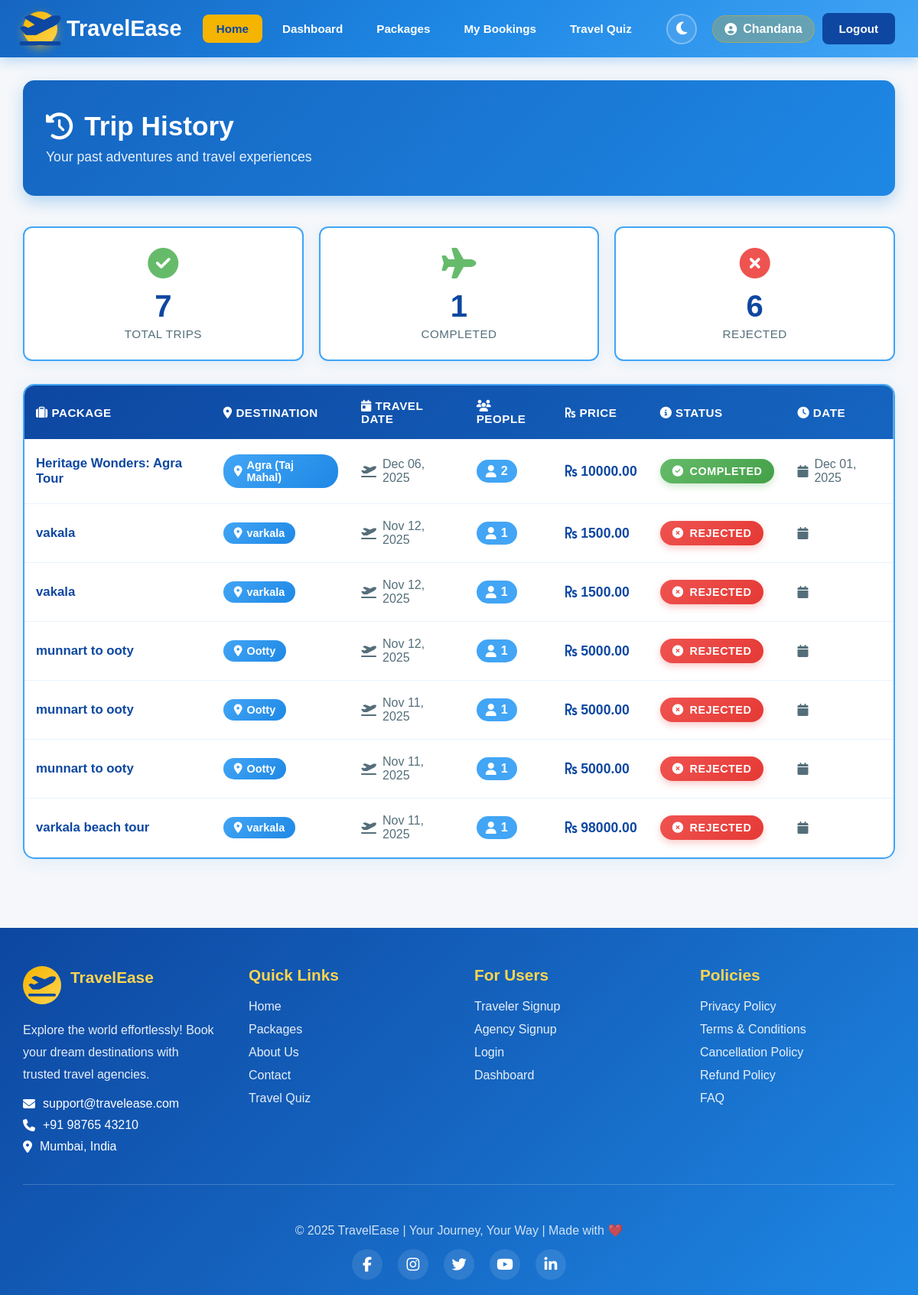
The app's page /history (signed in) with its own data.
### travelers/models.py (models this page shows, shortened)
class User(AbstractUser):
    USER_TYPE_CHOICES = (
        ('traveler', 'Traveler'),
        ('agency', 'Agency'),
        ('app_admin', 'App Admin'),
    )
    user_type = models.CharField(max_length=20, choices=USER_TYPE_CHOICES, default='traveler')
    is_traveler = models.BooleanField(default=False)
    is_agency = models.BooleanField(default=False)
    is_app_admin = models.BooleanField(default=False)

### agency/models.py (models this page shows, shortened)
class Booking(models.Model):
    traveler = models.ForeignKey(settings.AUTH_USER_MODEL, on_delete=models.CASCADE)
    package = models.ForeignKey(Travelpackage, on_delete=models.CASCADE)
    booking_date = models.DateTimeField(auto_now_add=True)
    travel_date = models.DateField(default=timezone.now)
    number_of_people = models.PositiveIntegerField(default=1)
    rejected_at = models.DateTimeField(null=True, blank=True)
    completed_at = models.DateTimeField(null=True, blank=True)
    status = models.CharField(max_length=20, choices=[
        ('Pending', 'Pending'),
        ('Confirmed', 'Confirmed'),
        ('Rejected', 'Rejected'),
        ('Paid', 'Paid'),
        ('Checked-In', 'Checked-In'),
        ('Completed', 'Completed'),
    ], default='Pending')
    razorpay_order_id = models.CharField(max_length=255, blank=True, null=True)

class Travelpackage(models.Model):
    agency = models.ForeignKey(AgencyProfile, on_delete=models.CASCADE, related_name='packages')
    destination = models.ForeignKey(Destination, on_delete=models.CASCADE, related_name='packages')
    package_name = models.CharField(max_length=150)
    price = models.DecimalField(max_digits=10, decimal_places=2)
    duration = models.CharField(max_length=50, help_text="e.g. 5 Days / 4 Nights")
    description = models.TextField()
    image = models.ImageField(upload_to='packages/', blank=True, null=True)
    created_at = models.DateTimeField(default=timezone.now)
    people_count=models.PositiveIntegerField(default=1)
    package_type = models.CharField(max_length=20, choices=PACKAGE_TYPES, null=True, blank=True)
    climate = models.CharField(max_length=50, blank=True, null=True)  # e.g. 'cold', 'warm', 'tropical'
    activity_type = models.CharField(max_length=50, blank=True, null=True)  # e.g. 'adventure', 'relaxation'

### app_admin/models.py (models this page shows, shortened)
class Destination(models.Model):
    name = models.CharField(max_length=200)
    description = models.TextField()
    image = models.ImageField(upload_to='destinations/')  # requires MEDIA setup
    location = models.CharField(max_length=200, blank=True)

### travelers/views.py (the view)
# urls.py: path('history',views.booking_history,name="booking_history"),
@login_required
def booking_history(request):
    history = Booking.objects.filter(
        traveler=request.user,
        status__in=["Completed", "Rejected"]
    ).order_by("-id")
    completed = history.filter(status="Completed")
    rejected = history.filter(status="Rejected")
    return render(request, 'travelers/history.html', {
        'history': history,
        'completed':completed,
        'rejected':rejected
        })

### templates/travelers/history.html (shortened to what this page needs)
{% extends 'base.html' %}
{% block content %}
<div class="history-header">
    <h2>
        <i class="fas fa-history"></i>
        Trip History
    </h2>
    <p>Your past adventures and travel experiences</p>
</div>
{% if history %}
    <div class="stats-container">
        <div class="stat-card completed">
            <div class="stat-icon">
                <i class="fas fa-check-circle"></i>
            </div>
            <div class="stat-number">{{ history|length }}</div>
            <div class="stat-label">Total Trips</div>
        </div>
        <div class="stat-card completed">
            <div class="stat-icon">
                <i class="fas fa-plane"></i>
            </div>
            <div class="stat-number">{{ completed|length }}</div>
            <div class="stat-label">Completed</div>
        </div>
        <div class="stat-card rejected">
            <div class="stat-icon">
                <i class="fas fa-times-circle"></i>
            </div>
            <div class="stat-number">{{ rejected|length }}</div>
            <div class="stat-label">Rejected</div>
        </div>
    </div>
    <div class="history-container">
        <div class="table-wrapper">
            <table class="history-table">
                <thead>
                    <tr>
                        <th><i class="fas fa-suitcase"></i> Package</th>
                        <th><i class="fas fa-map-marker-alt"></i> Destination</th>
                        <th><i class="fas fa-calendar-day"></i> Travel Date</th>
                        <th><i class="fas fa-users"></i> People</th>
                        <th><i class="fas fa-rupee-sign"></i> Price</th>
                        <th><i class="fas fa-info-circle"></i> Status</th>
                        <th><i class="fas fa-clock"></i> Date</th>
                    </tr>
                </thead>
                <tbody>
                    {% for booking in history %}
                    <tr>
                        <td data-label="Package">
                            <div class="package-name">{{ booking.package.package_name }}</div>
                        </td>
                        <td data-label="Destination">
                            <span class="destination-badge">
                                <i class="fas fa-location-dot"></i>
                                {{ booking.package.destination.name }}
                            </span>
                        </td>
                        <td data-label="Travel Date">
                            <div class="date-cell">
                                <i class="fas fa-plane-departure"></i>
                                {{ booking.travel_date|date:"M d, Y" }}
                            </div>
                        </td>
                        <td data-label="People">
                            <span class="people-badge">
                                <i class="fas fa-user"></i>
                                {{ booking.number_of_people }}
                            </span>
                        </td>
                        <td data-label="Price">
                            <div class="price-cell">
                                <i class="fas fa-rupee-sign"></i>
                                {{ booking.package.price }}
                            </div>
                        </td>
                        <td data-label="Status">
                            {% if booking.status == 'Completed' %}
                                <span class="status-badge status-completed">
                                    <i class="fas fa-check-circle"></i>
                                    Completed
                                </span>
                            {% else %}
                                <span class="status-badge status-rejected">
                                    <i class="fas fa-times-circle"></i>
                                    Rejected
                                </span>
                            {% endif %}
                        </td>
                        <td data-label="Date">
                            <div class="date-cell">
                                <i class="fas fa-calendar"></i>
                                {% if booking.completed_at %}
                                    {{ booking.completed_at|date:"M d, Y" }}
                                {% elif booking.rejected_at %}
                                    {{ booking.rejected_at|date:"M d, Y" }}
                                {% endif %}
                            </div>
                        </td>
                    </tr>
                    {% endfor %}
                </tbody>
            </table>
        </div>
    </div>
{% endif %}
{% endblock %}

### templates/base.html (shortened to what this page needs)
<!DOCTYPE html>
<html lang="en">
<head>
    <link rel="stylesheet" href="https://cdnjs.cloudflare.com/ajax/libs/font-awesome/6.5.0/css/all.min.css">
</head>
<body>
    <nav>
        <div class="nav-container">
            <a href="{% url 'home' %}" class="nav-brand">
                <div class="logo-icon">
                    <i class="fas fa-plane-departure"></i>
                </div>
                <span>TravelEase</span>
            </a>
            <ul class="nav-menu" id="navMenu">
                <li><a href="{% url 'home' %}" class="active">Home</a></li>
                {% if user.is_authenticated %}
                    {% if user.is_traveler %}
                        <li><a href="{% url 'traveler_dashboard' %}">Dashboard</a></li>
                        <li><a href="{% url 'view_packages' %}">Packages</a></li>
                        <li><a href="{% url 'traveler_bookings' %}">My Bookings</a></li>
                        <li><a href="{% url 'travel_quiz' %}">Travel Quiz</a></li>
                    {% elif user.is_agency %}
                        <li><a href="{% url 'agency_dashboard' %}">Dashboard</a></li>
                        <li><a href="{% url 'manage_bookings' %}">Bookings</a></li>
                    {% elif user.user_type == 'app_admin' %}
                        <li><a href="{% url 'app_admin_dashboard' %}">Admin Panel</a></li>
                    {% endif %}
                {% else %}
                    <li><a href="{% url 'view_packages' %}">Packages</a></li>
                    <li><a href="{% url 'travel_quiz' %}">Travel Quiz</a></li>
                {% endif %}
            </ul>
            <div class="user-section">
                <button class="theme-toggle" onclick="toggleTheme()" title="Toggle Dark/Light Mode" aria-label="Toggle theme">
                    <i class="fas fa-moon" id="themeIcon"></i>
                </button>
                {% if user.is_authenticated %}
                    <span class="user-name">
                        <i class="fas fa-user-circle"></i>
                        {{ user.username }}
                    </span>
                    <a href="{% url 'logout' %}" class="btn-auth btn-logout">Logout</a>
                {% endif %}
            </div>
        </div>
    </nav>
    <main id="main-content">
        {% block content %}{% endblock %}
    </main>
    <footer>
        <div class="footer-container">
            <div class="footer-content">
                <div class="footer-section">
                    <div class="footer-brand">
                        <div class="footer-logo">
                            <i class="fas fa-plane-departure"></i>
                        </div>
                        <h3>TravelEase</h3>
                    </div>
                    <p>Explore the world effortlessly! Book your dream destinations with trusted travel agencies.</p>
                    <div class="contact-info">
                        <span><i class="fas fa-envelope"></i> support@travelease.com</span>
                        <span><i class="fas fa-phone"></i> +91 98765 43210</span>
                        <span><i class="fas fa-map-marker-alt"></i> Mumbai, India</span>
                    </div>
                </div>
                <div class="footer-section">
                    <h4>Quick Links</h4>
                    <ul>
                        <li><a href="{% url 'home' %}">Home</a></li>
                        <li><a href="{% url 'view_packages' %}">Packages</a></li>
                        <li><a href="#">About Us</a></li>
                        <li><a href="#">Contact</a></li>
                        <li><a href="{% url 'travel_quiz' %}">Travel Quiz</a></li>
                    </ul>
                </div>
                <div class="footer-section">
                    <h4>For Users</h4>
                    <ul>
                        <li><a href="{% url 'register_traveler' %}">Traveler Signup</a></li>
                        <li><a href="{% url 'register_agency' %}">Agency Signup</a></li>
                        <li><a href="{% url 'login' %}">Login</a></li>
                        {% if user.is_authenticated %}
                            {% if user.is_traveler %}
                                <li><a href="{% url 'traveler_dashboard' %}">Dashboard</a></li>
                            {% elif user.is_agency %}
                                <li><a href="{% url 'agency_dashboard' %}">Dashboard</a></li>
                            {% endif %}
                        {% endif %}
                    </ul>
                </div>
                <div class="footer-section">
                    <h4>Policies</h4>
                    <ul>
                        <li><a href="#">Privacy Policy</a></li>
                        <li><a href="#">Terms & Conditions</a></li>
                        <li><a href="#">Cancellation Policy</a></li>
                        <li><a href="#">Refund Policy</a></li>
                        <li><a href="#">FAQ</a></li>
                    </ul>
                </div>
            </div>
            <hr class="footer-divider">
            <div class="footer-bottom">
                <p>© 2025 TravelEase | Your Journey, Your Way | Made with ❤️</p>
                <div class="social-links">
                    <a href="#" title="Facebook"><i class="fab fa-facebook-f"></i></a>
                    <a href="#" title="Instagram"><i class="fab fa-instagram"></i></a>
                    <a href="#" title="Twitter"><i class="fab fa-twitter"></i></a>
                    <a href="#" title="YouTube"><i class="fab fa-youtube"></i></a>
                    <a href="#" title="LinkedIn"><i class="fab fa-linkedin-in"></i></a>
                </div>
            </div>
        </div>
    </footer>
</body>
</html>

### records on screen
User: username "Chandana"
Booking: package.package_name "Heritage Wonders: Agra Tour", package.destination.name "Agra (Taj Mahal)", travel_date "Dec 06, 2025", number_of_people "2", package.price "10000.00", status "Completed" (drawn), completed_at "Dec 01, 2025"
Booking: package.package_name "vakala", package.destination.name "varkala", travel_date "Nov 12, 2025", number_of_people "1", package.price "1500.00", status "Rejected" (drawn)
Booking: package.package_name "vakala", package.destination.name "varkala", travel_date "Nov 12, 2025", number_of_people "1", package.price "1500.00", status "Rejected" (drawn)
Booking: package.package_name "munnart to ooty", package.destination.name "Ootty", travel_date "Nov 12, 2025", number_of_people "1", package.price "5000.00", status "Rejected" (drawn)
Booking: package.package_name "munnart to ooty", package.destination.name "Ootty", travel_date "Nov 11, 2025", number_of_people "1", package.price "5000.00", status "Rejected" (drawn)
Booking: package.package_name "munnart to ooty", package.destination.name "Ootty", travel_date "Nov 11, 2025", number_of_people "1", package.price "5000.00", status "Rejected" (drawn)
Booking: package.package_name "varkala beach tour", package.destination.name "varkala", travel_date "Nov 11, 2025", number_of_people "1", package.price "98000.00", status "Rejected" (drawn)

### other values on screen
{{ history|length }} "7"
{{ completed|length }} "1"
{{ rejected|length }} "6"
